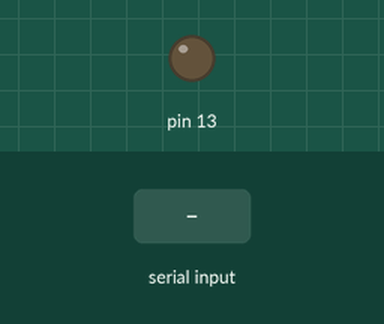
Recording of a sketch running on a simulated Arduino Uno, built with avr-gcc and run on an emulated ATmega328P. On the bench: output pins drawn as LEDs (lit = HIGH). Inputs (shaded band) come from the test bench. What the sketch prints to the serial monitor is not drawn.

Above: at 1.2 s.
1.3 s: "1" received over Serial
At 2.5 s:
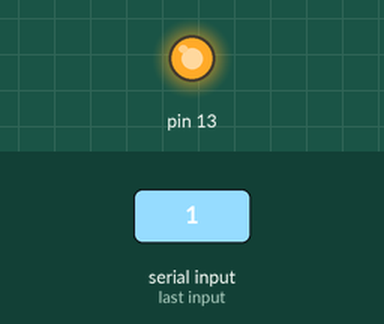
2.8 s: "0" received over Serial
At 4.0 s:
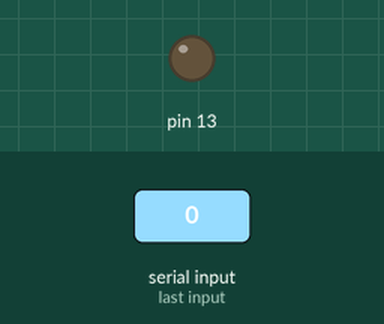
Timing chart, 0 to 5.8 s (numbered marks = the images above; inputs shaded):
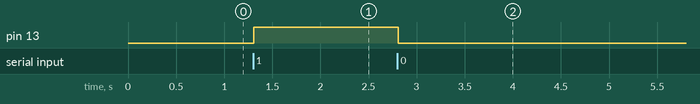

The sketch:

code.ino
```cpp
void setup()
{
  Serial.begin(9600);
  pinMode(13, OUTPUT);
}

int data;

void loop()
{
  data=Serial.read();
  Serial.println(data);

  if(data==49)
  digitalWrite(13, HIGH);

  else if(data == 48)
  digitalWrite(13, LOW);

}
```

Measured:
- after the input at 1.3 s, pin 13: LOW → HIGH at once
- after the input at 2.8 s, pin 13: HIGH → LOW at once
